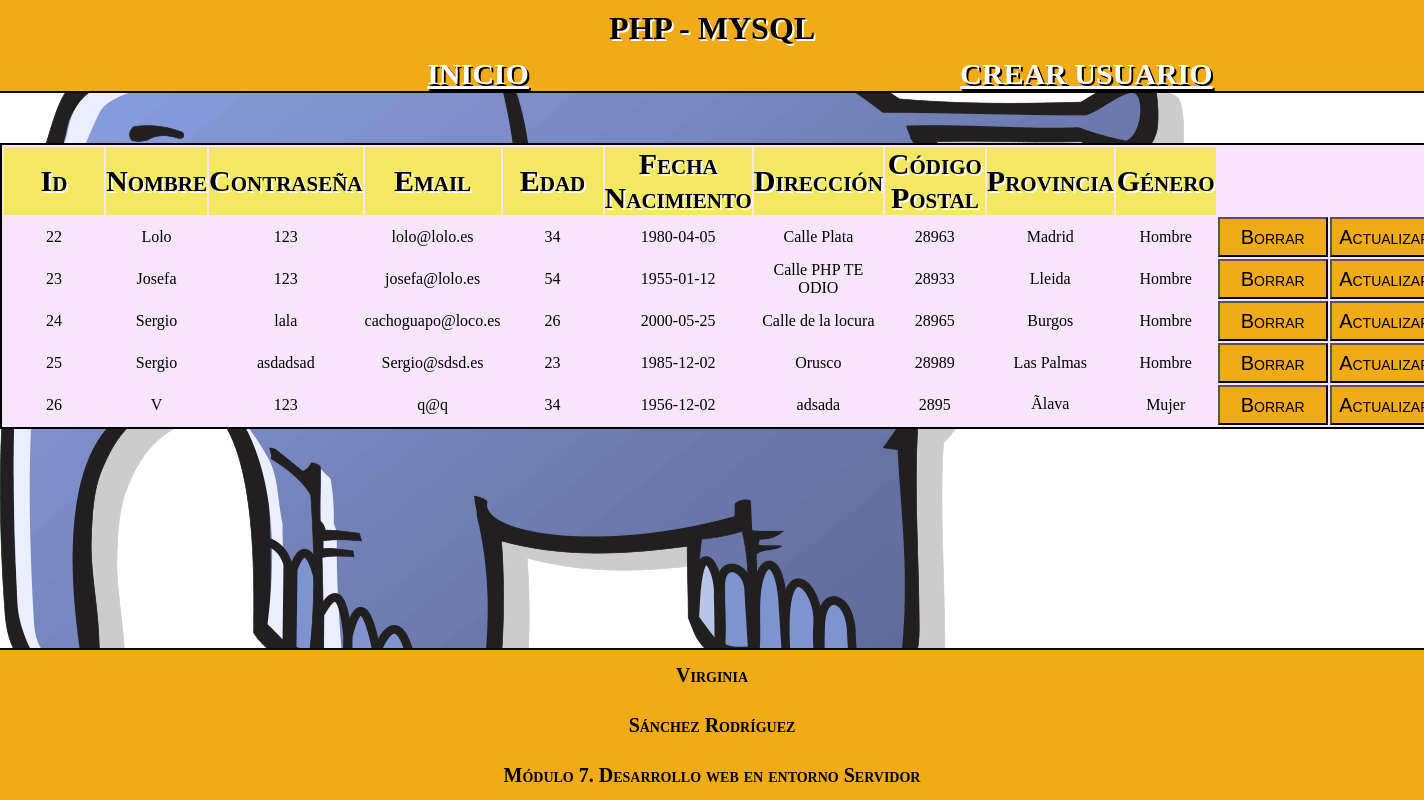
Before: / with the older database file.
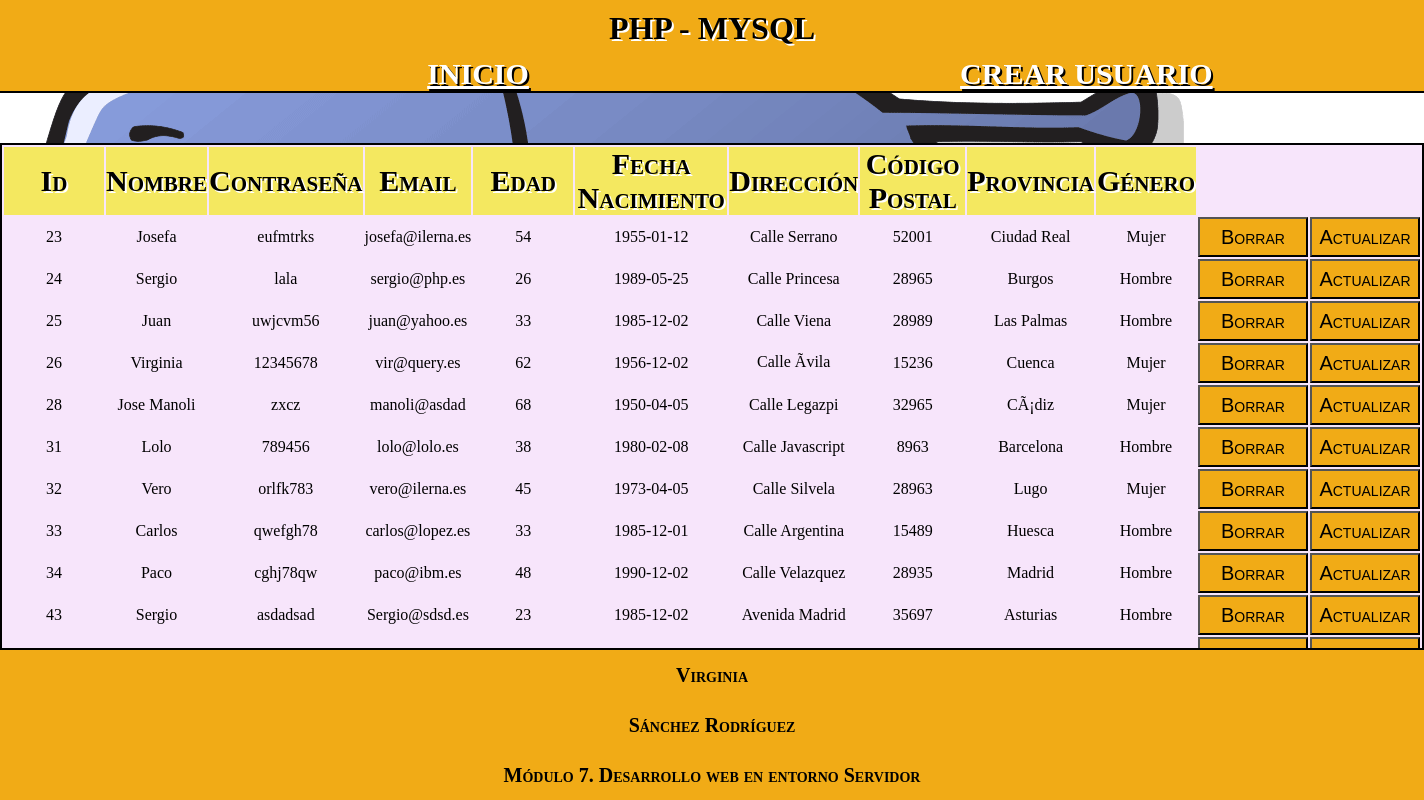
After: the same page with the newer database file.
### tables this page shows
CREATE TABLE `usuarios` (
  `Id` int(11) NOT NULL,
  `Nombre` varchar(30) DEFAULT NULL,
  `Contrasena` varchar(8) DEFAULT NULL,
  `Email` varchar(30) DEFAULT NULL,
  `Edad` int(11) DEFAULT NULL,
  `FechaNacimiento` date DEFAULT NULL,
  `Direccion` varchar(100) DEFAULT NULL,
  `CodigoPostal` int(11) DEFAULT NULL,
  `Provincia` varchar(30) DEFAULT NULL,
  `Genero` varchar(10) DEFAULT NULL
);

### index.php (called while the page is built, shortened)
<?php
	include 'cabecera.php';
	include 'contenido.php';
	include 'pie.php';
?>

### contenido.php (the view, shortened to what this page needs)
<table>
	<tr>
	    <th>Id</th>
	    <th>Nombre</th>
	    <th>Contraseña</th>
	    <th>Email</th>
	    <th>Edad</th>
	    <th>Fecha Nacimiento</th>
	    <th>Dirección</th>
	    <th>Código Postal</th>
	    <th>Provincia</th>
	    <th>Género</th>
	</tr>
<?php
	include 'conexion.php';
	$query = "SELECT * FROM usuarios";
	$resultado = $conexion->query($query);
	$registros = $resultado->fetchAll (PDO::FETCH_OBJ);
	foreach($registros as $usuario):
?>
<tr>
	<td> <?php echo $usuario->Id?> </td>
	<td> <?php echo $usuario->Nombre?> </td>
	<td> <?php echo $usuario->Contrasena?> </td>
	<td> <?php echo $usuario->Email?> </td>
	<td> <?php echo $usuario->Edad?> </td>
	<td> <?php echo $usuario->FechaNacimiento?> </td>
	<td> <?php echo $usuario->Direccion?> </td>
	<td> <?php echo $usuario->CodigoPostal?> </td>
	<td> <?php echo $usuario->Provincia?> </td>
	<td> <?php echo $usuario->Genero?> </td>
	<td>
		<form action="formularioUsuario.php?opcion=borrar" method="POST">
			<input type="submit" value="Borrar" name="borrar" />
		</form>
	</td>
	<td>
		<form action="formularioUsuario.php?opcion=actualizar" method="POST">
			<input type="submit" value="Actualizar" name="actualizar" />
		</form>
	</td>
</tr>
<?php
	endforeach;
?>
</table>

### cabecera.php (shortened to what this page needs)
<!DOCTYPE html>
<html lang="en">
<head>
	<link rel="stylesheet" href="css/estilos.css">
</head>
<body>
	<header>
		<h1 class="titulo">PHP - MYSQL </h1>
		<div id="menu">
			<ul>
				<li><a href="index.php">INICIO</a></li>
				<li><a href="formularioUsuario.php?opcion=crear">CREAR USUARIO</a></li>
			</ul>
		</div>
	</header>

### pie.php
<footer>
		<p>Virginia</p>
		<p>Sánchez Rodríguez</p>
		<p>Módulo 7. Desarrollo web en entorno Servidor</p>
</footer>
</body>
</html>

### css/estilos.css (style rules this page uses)
* { margin: 0; padding: 0; }
header { background: #F1AB16; border-bottom: 2px solid black; }
header h1 { text-align: center; padding: 10px; text-shadow: 2px 2px white; }
header #menu ul li { display: inline; text-decoration: none; }
header #menu ul li a { text-align: center; margin-left: 30%; font-weight: bolder; text-shadow: 2px 2px #000000; font-size: 30px; color: white; }
body { background: url(../images/phpelephant.png) no-repeat; position: relative; }
table { background: #F7E5FB; border: 2px solid black; width: auto; margin: 50px auto; }
th { min-width: 100px; font-weight: bold; text-shadow: 2px 2px white; font-variant: small-caps; font-size: 30px; background: #F4E860; text-align: center; }
td { text-align: center; }
td input { min-width: 100px; font-variant: small-caps; font-size: 20px; background: #F1AB16; width: 110px; height: 40px; }
footer { position: fixed; bottom: 0px; left: 0px; width: 100%; border-top: 2px solid black; font-weight: bold; font-size: 20px; font-variant: small-caps; background: #F1AB16; height: 150px; margin: auto; line-height: 50px; }
footer p { text-align: center; }

Changed rows visible on the page:
removed usuarios: Id "22", Nombre "Lolo", Contrasena "123", Email "lolo@lolo.es", Edad "34", FechaNacimiento "1980-04-05", Direccion "Calle Plata", CodigoPostal "28963", Provincia "Madrid", Genero "Hombre"
changed usuarios "Josefa": Contrasena "123" → "eufmtrks"; Email "josefa@lolo.es" → "josefa@ilerna.es"; Direccion "Calle PHP TE ODIO" → "Calle Serrano"; CodigoPostal "28933" → "52001"; Provincia "Lleida" → "Ciudad Real"; Genero "Hombre" → "Mujer"
changed usuarios "lala": Email "cachoguapo@loco.es" → "sergio@php.es"; FechaNacimiento "2000-05-25" → "1989-05-25"; Direccion "Calle de la locura" → "Calle Princesa"
changed usuarios "Las Palmas": Nombre "Sergio" → "Juan"; Contrasena "asdadsad" → "uwjcvm56"; Email "Sergio@sdsd.es" → "juan@yahoo.es"; Edad "23" → "33"; Direccion "Orusco" → "Calle Viena"
changed usuarios id 26: Nombre "V" → "Virginia"; Contrasena "123" → "12345678"; Email "q@q" → "vir@query.es"; Edad "34" → "62"; Direccion "adsada" → "Calle Ãvila"; CodigoPostal "2895" → "15236"; Provincia "Ãlava" → "Cuenca"
added usuarios: Id "28", Nombre "Jose Manoli", Contrasena "zxcz", Email "manoli@asdad", Edad "68", FechaNacimiento "1950-04-05", Direccion "Calle Legazpi", CodigoPostal "32965", Provincia "CÃ¡diz", Genero "Mujer"
added usuarios: Id "31", Nombre "Lolo", Contrasena "789456", Email "lolo@lolo.es", Edad "38", FechaNacimiento "1980-02-08", Direccion "Calle Javascript", CodigoPostal "8963", Provincia "Barcelona", Genero "Hombre"
added usuarios: Id "32", Nombre "Vero", Contrasena "orlfk783", Email "vero@ilerna.es", Edad "45", FechaNacimiento "1973-04-05", Direccion "Calle Silvela", CodigoPostal "28963", Provincia "Lugo", Genero "Mujer"
added usuarios: Id "33", Nombre "Carlos", Contrasena "qwefgh78", Email "carlos@lopez.es", Edad "33", FechaNacimiento "1985-12-01", Direccion "Calle Argentina", CodigoPostal "15489", Provincia "Huesca", Genero "Hombre"
added usuarios: Id "34", Nombre "Paco", Contrasena "cghj78qw", Email "paco@ibm.es", Edad "48", FechaNacimiento "1990-12-02", Direccion "Calle Velazquez", CodigoPostal "28935", Provincia "Madrid", Genero "Hombre"
added usuarios: Id "43", Nombre "Sergio", Contrasena "asdadsad", Email "Sergio@sdsd.es", Edad "23", FechaNacimiento "1985-12-02", Direccion "Avenida Madrid", CodigoPostal "35697", Provincia "Asturias", Genero "Hombre"
